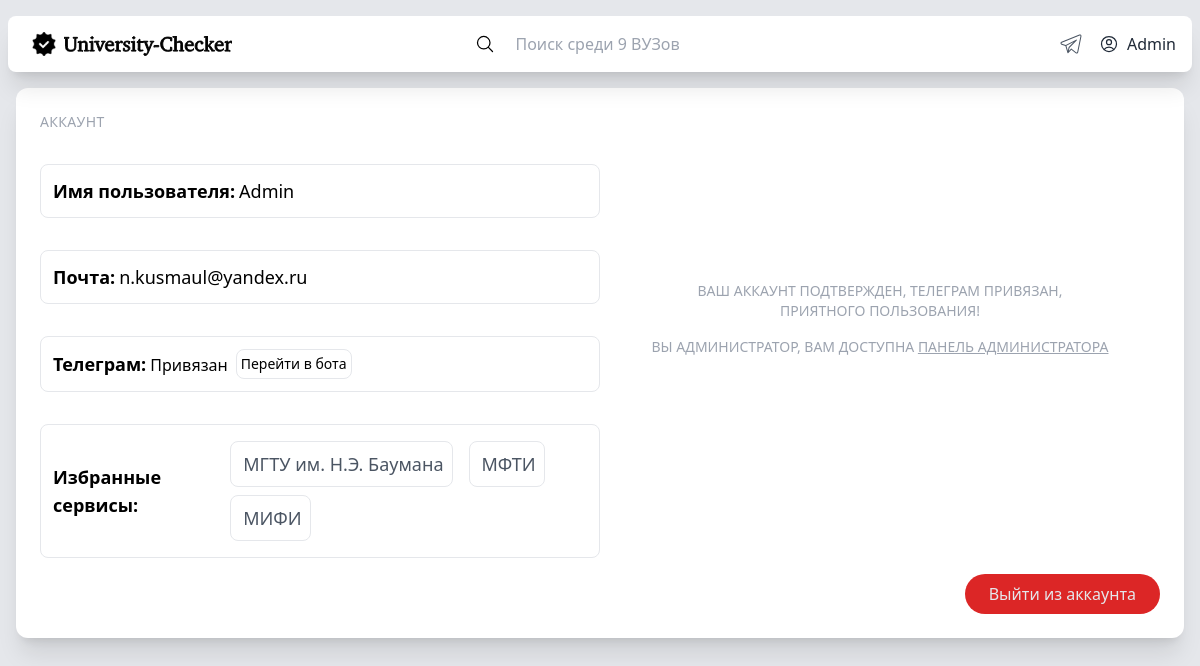
The app's page /account/ (signed in), older data.
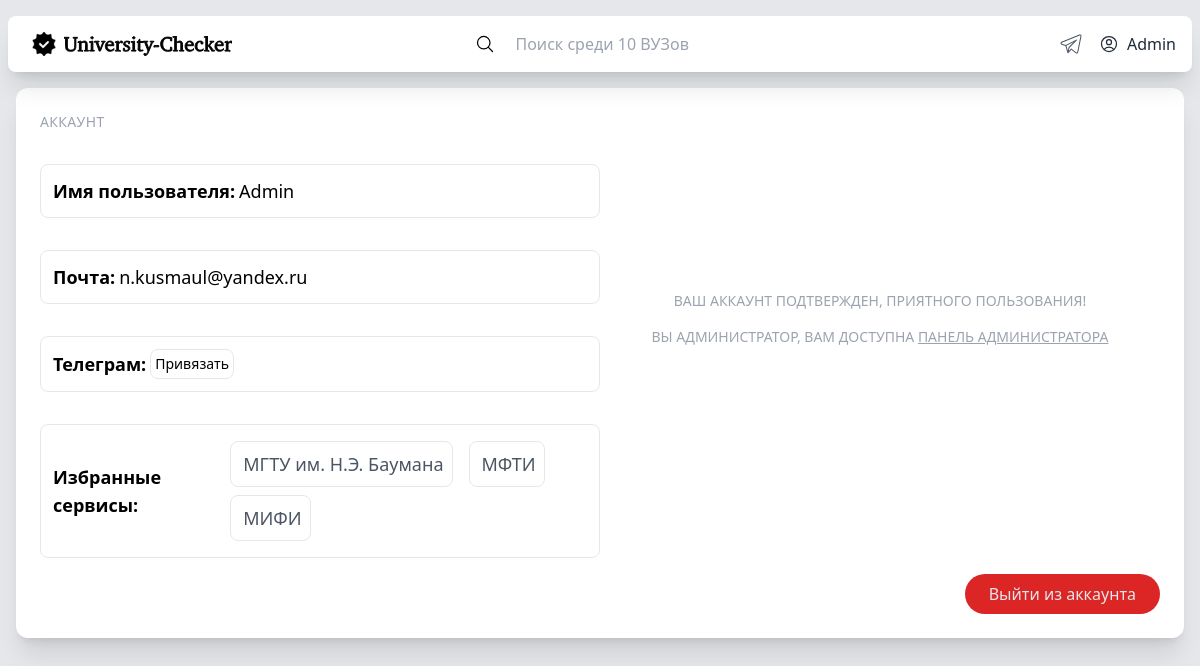
The same page, newer data.
### core/views.py (the view)
# urls.py: path('account/', core_views.account),
def account(request, **kwargs):
    username = request.user
    print(kwargs)
    try:
        user = User.objects.get(username=username)
        if user.subscribes:
            subscribes = user.subscribes.split(',')
            subscribes = [i[:].strip() for i in subscribes]
            del subscribes[-1]
            print(subscribes)
            c_s = []
            for service in subscribes:
                if Service.objects.get(slug=service):
                    s = Service.objects.get(slug=service)
                    subs = {}
                    subs['abb'] = s.abbreviation
                    subs['slug'] = s.slug
                    c_s.append(subs)
                else:
                    c_s.append("Нет подписок")
            print(c_s)
        else:
            c_s = ""
        dc = model_to_dict(user)
        try:
            please_confirm = kwargs['please_confirm']
            dc['please_confirm'] = please_confirm
        except:
            pass
        try:
            already_exist = kwargs['already_exist']
            dc['already_exist'] = already_exist
        except:
            pass
        try:
            tg = kwargs['tg']
            dc['tg'] = tg
        except:
            pass
            print(dc)
        return render(request, "account.html", {"dict": dc, "subs": c_s, "count":  count_services()})
    except ObjectDoesNotExist:
        return log_in(request)

### core/views.py (called while the page is built)
def count_services():
    count = Service.objects.all().count()
    return count

### models/models.py (called while the page is built)
    def __str__(self):
        return str(self.username)

### core/templates/account.html (shortened to what the changed rows need)
<!DOCTYPE html>
<html lang="en">
<head>
    <script src="https://cdn.tailwindcss.com"></script>
</head>
<body>
    <div class="absolute md:w-full min-w-screen md:min-h-screen  h-auto flex bg-gray-200">
        <div class="shrink flex flex-col w-full min-h-screen max-w-screen-xl">
            <div class="shrink flex w-full sticky top-0 px-2 z-50">
                <div class="rounded-lg bg-white mt-4 shadow-xl p-2 w-full flex">
                    <div class="grow flex w-full">
                        <form action="/search/" method="POST" class="flex mx-auto w-auto">
                            <button class="hover:text-neutral-500" type="submit" value="" >
                            <svg xmlns="http://www.w3.org/2000/svg" fill="none" viewBox="0 0 24 24" stroke-width="1.5" stroke="currentColor" class="w-5 h-5 place-self-center mr-2">
                                <path stroke-linecap="round" stroke-linejoin="round" d="M21 21l-5.197-5.197m0 0A7.5 7.5 0 105.196 5.196a7.5 7.5 0 0010.607 10.607z" />
                            </svg></button>
                            <input name="search" autocomplete="off" class="flex mx-auto py-2 px-2  rounded-lg w-80  hover:bg-gray-100 cursor-pointer duration-100 text-gray-600 outline-0 placeholder:px-1 " placeholder="Поиск среди {{count}} ВУЗов"/>
                        </form>
                    </div>
                </div>
            </div>
            <div class="grow flex flex-col w-full mb-2">
            <div class="bg-white shadow-xl rounded-xl h-auto p-6 m-4 z-0 hover:shadow-4xl  ">
                <div class="grid md:grid-cols-2 col-span-2">
                    <div class="flex text-lg flex-col justify-start">
                        <div class="flex my-4 p-3 border border-gray-200 rounded-lg">
                            <p class="font-semibold place-self-center">Телеграм: </p> <p class="ml-1">
                                {%if dict.tgid%}
                                    <p class="text-base pt-1 lace-self-center mr-2">Привязан </p><a target="_blank" class="flex place-self-center p-1 border hover:shadow-md border-gray-200 rounded-lg text-sm"
                                    href="https://t.me/university_checker_bot">Перейти в бота</a>
                                {%elif not tgid%}
                                <a target="_blank" class="flex place-content-center p-1 border hover:shadow-md border-gray-200 rounded-lg text-sm"
                                href="https://t.me/university_checker_bot">Привязать</a>
                                {%endif%}
                            </p>
                        </div>
                    </div>
                    <div class="flex md:mt-0 my-8 text-lg flex-col justify-center place-items-center">
                        {% if user.is_authenticated and user.is_confirmed and dict.tgid%}
                        <span class=" text-center uppercase text-gray-400 text-sm mb-4">Ваш аккаунт подтвержден, телеграм привязан, <br>приятного пользования! </span>
                        {% elif user.is_authenticated and user.is_confirmed and not dict.tgid%}
                        <span class=" text-center uppercase text-gray-400 text-sm mb-4">Ваш аккаунт подтвержден, приятного пользования! </span>
                        {% elif not user.is_confirmed%}
                        <span class="uppercase text-gray-400 text-sm mb-4">Подтвердите ваш аккаунт, проверьте почту!</span>
                        {%endif%}
                        {%if user.is_authenticated and user.is_staff%}
                        <span class="uppercase text-gray-400 text-sm mb-4">Вы администратор, вам доступна <a href="/admin_panel/" class="underline underline-offset-1">панель администратора</a></span>
                        {%endif%}
                    </div>
                    </div>
                </div>
            </div>
        </div>
    </div>
</body>

Row changes from the older to the newer data that the page shows:
changed User "Admin": tgid "596742400" → empty (drawn)
Text that changed along with them:
form field search: "Поиск среди 9 ВУЗов" → "Поиск среди 10 ВУЗов"
text no longer shown: "Привязан Перейти в бота ВАШ АККАУНТ ПОДТВЕРЖДЕН, ТЕЛЕГРАМ ПРИВЯЗАН, ПРИЯТНОГО ПОЛЬЗОВАНИЯ!"
text now shown: "Привязать ВАШ АККАУНТ ПОДТВЕРЖДЕН, ПРИЯТНОГО ПОЛЬЗОВАНИЯ!"
